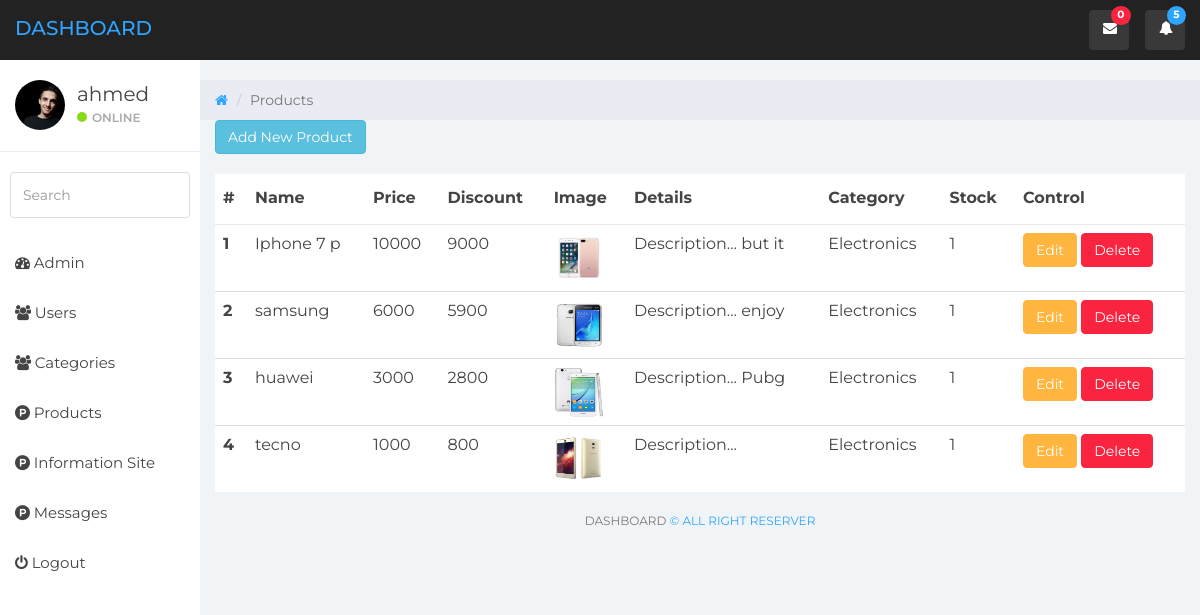
The page /final_project/dashboard/products.php (signed in) on the database its author committed.
### tables this page shows
CREATE TABLE `products` (
  `id` int(11) NOT NULL,
  `name` varchar(10) NOT NULL,
  `price` int(11) NOT NULL,
  `id_category` int(11) NOT NULL,
  `discount` int(11) NOT NULL,
  `description` text NOT NULL,
  `p_date` date NOT NULL,
  `stock` int(11) NOT NULL,
  `image` text NOT NULL
);

CREATE TABLE `category` (
  `id` int(11) NOT NULL,
  `name` varchar(20) NOT NULL,
  `img` text NOT NULL
);

### final_project/dashboard/view/view_product.php (the view, shortened to what this page needs)
<a href="?do=add" class="btn btn-info">Add New Product</a>
				<br><br>
				<table class="table table-hover">
  <thead>
    <tr>
      <th scope="col">#</th>
      <th scope="col">Name</th>
      <th scope="col">Price</th>
      <th scope="col">Discount</th>
      <th scope="col">Image</th>
      <th scope="col">Details</th>
      <th scope="col">Category</th>
      <th scope="col">Stock</th>
      <th scope="col">Control</th>
    </tr>
  </thead>
  <tbody>
<?php
$index = 1;
$select_products = "SELECT * FROM `products`";
$result_products = $conn->query($select_products);
foreach ($result_products as $key) {
  $id_cat = $key['id_category'];
	?>
	 <tr>
      <th><?php echo $index++ ?></th>
      <td><?php echo $key['name']; ?></td>
      <td><?php echo $key['price']; ?></td>
      <td><?php echo $key['discount']; ?></td>
      <td><img style="width: 50px;height: 50px;" src="images/<?php echo $key['image']; ?>"></td>
      <td><?php echo $key['description']; ?></td>
<?php $select_cat = "SELECT `name` FROM `category` WHERE id = $id_cat";
$result_cat = $conn->query($select_cat);
$row_cat = $result_cat->fetch_assoc();
?>
      <td><?php echo $row_cat['name']; ?></td>
      <td><?php echo $key['stock']; ?></td>
      <td>
      	<a href="?do=edit&id=<?php echo $key['id']; ?>" class="btn btn-warning">Edit</a>
<button type="button" class="btn btn-danger" data-toggle="modal" data-target="#exampleModal<?php echo $key['id'];?>">
  Delete
</button>
      </td>
    </tr>
<?php
}
?>
  </tbody>
</table>

### final_project/dashboard/css/styles.css (style rules this page uses)
body { background: #f1f4f7; padding-top: 60px; font-size: 14px; color: #444444; font-family: "Montserrat", "Helvetica Neue", Helvetica, Arial, sans-serif; }
a, a:hover, a:focus { color: #30a5ff; }
.btn-warning, .btn-warning:hover, .btn-warning:focus, .btn-warning:active, .btn-warning.active, .open > .dropdown-toggle.btn-warning, .btn-warning.disabled, .btn-warning[disabled], fieldset[disabled] .btn-warning, .btn-warning.disabled:hover, .btn-warning[disabled]:hover, fieldset[disabled] .btn-warning:hover, .btn-warning.disabled:focus, .btn-warning[disabled]:focus, fieldset[disabled] .btn-warning:focus, .btn-warning.disabled:active, .btn-warning[disabled]:active, fieldset[disabled] .btn-warning:active, .btn-warning.disabled.active, .btn-warning[disabled].active, fieldset[disabled] .btn-warning.active { background-color: #ffb53e; border-color: #ffb53e; }
.btn-danger, .btn-danger:hover, .btn-danger:focus, .btn-danger:active, .btn-danger.active, .open > .dropdown-toggle.btn-danger, .btn-danger.disabled, .btn-danger[disabled], fieldset[disabled] .btn-danger, .btn-danger.disabled:hover, .btn-danger[disabled]:hover, fieldset[disabled] .btn-danger:hover, .btn-danger.disabled:focus, .btn-danger[disabled]:focus, fieldset[disabled] .btn-danger:focus, .btn-danger.disabled:active, .btn-danger[disabled]:active, fieldset[disabled] .btn-danger:active, .btn-danger.disabled.active, .btn-danger[disabled].active, fieldset[disabled] .btn-danger.active { background-color: #f9243f; border-color: #f9243f; }
.table { background: #fff; }
.table > thead > tr > th { border-bottom: 1px solid #e6e7e8; vertical-align: middle; height: 50px; }

### rows shown on the page
products: name "Iphone 7 p", price "10000", discount "9000", image (picture), description "Description... but it", id_category.name "Electronics", stock "1"
products: name "samsung", price "6000", discount "5900", image (picture), description "Description... enjoy", id_category.name "Electronics", stock "1"
products: name "huawei", price "3000", discount "2800", image (picture), description "Description... Pubg", id_category.name "Electronics", stock "1"
products: name "tecno", price "1000", discount "800", image (picture), description "Description...", id_category.name "Electronics", stock "1"

### other values the page prints
$count "0"
$_SESSION['username'] "ahmed"
